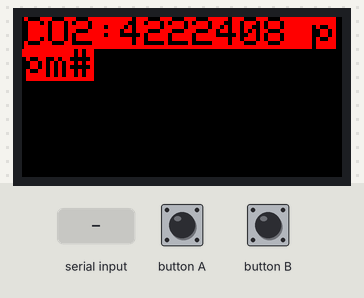
Simulated run of this sketch. Board: ESP32. On the bench: 160×80 colour display. Inputs (shaded band) come from the test bench.

Above: at 1.3 s.
1.4 s: "1" received over the second serial link
At 1.9 s:
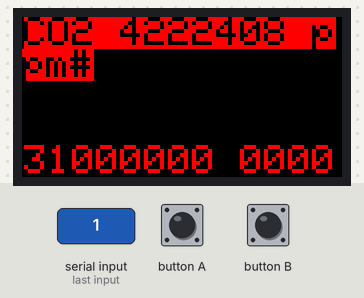
Timing chart, 0 to 4.4 s (numbered marks = the images above; inputs shaded):
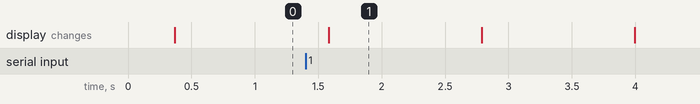

Measured:
- after the input at 1.4 s, the display: changes after 0.18 s (image 1)

The sketch:

m5stickc-co2-monitor.ino
```cpp
#include <M5StickC.h>

void calibrateSensor() {
  unsigned char cmd[] = {0xff, 0x01, 0x87, 0x00, 0x00, 0x00, 0x00, 0x00, 0x78};
  for (int i = 0; i < sizeof(cmd); i++) {
    Serial1.write(cmd[i]);
  }
}

int getSensorData() {
  int j = 0;
  int co2;
  static int buf[9];
  unsigned char cmd[] = {0xff, 0x01, 0x86, 0x00, 0x00, 0x00, 0x00, 0x00, 0x79};
  for (int i = 0; i < sizeof(cmd); i++) {
    Serial1.write(cmd[i]);
  }
  delay(200);
  while (Serial1.available() > 0) {
    int val = Serial1.read();
    buf[j++] = val;
    // print debug info
    M5.Lcd.setTextColor(RED, BLACK);
    M5.Lcd.setCursor(1, 64);
    M5.Lcd.printf("%02x%02x%02x%02x %02x%02x", buf[0], buf[1], buf[2], buf[3], buf[4], buf[8]);
    if (j == 9) {
      j = 0;
      if (buf[0] == 0xff && buf[1] == 0x86) {
        co2 = buf[2] * 256 + buf[3];
        break;
      }
    }
  }
  return co2;
}

void displayCo2(int co2) {
  static int flag = 0;
  // Display: CO2: 5000 ppm
  M5.Lcd.setCursor(1, 0);
  if (0 <= co2 && co2 < 1000) { // Normal
    M5.Lcd.setTextColor(BLACK, GREEN);
  } else if (1000 <= co2 && co2 < 2000) { // Poor concentration
    M5.Lcd.setTextColor(BLACK, YELLOW);
  } else if (2000 <= co2 && co2 < 3000) { // Headache
    M5.Lcd.setTextColor(BLACK, ORANGE);
  } else if (3000 <= co2) { // No concentration
    M5.Lcd.setTextColor(BLACK, RED);
  }
  if (flag == 0) {
    flag = 1;
    M5.Lcd.printf("CO2:%4d ppm%c", co2, '#');
  } else {
    flag = 0;
    M5.Lcd.printf("CO2 %4d ppm%c", co2, '#');
  }
}

#define SCREEN_WIDTH 160
void displayCo2History(int co2) {
  static int history_timer = 0;
  static int offset = 0;
  static int history_buf[SCREEN_WIDTH];
  if (history_timer++ >= 180) {
    history_timer = 0;
    history_buf[offset++] = co2;
    offset = offset % SCREEN_WIDTH;
    M5.Lcd.fillRect(0, 20, SCREEN_WIDTH, 40, BLACK);
    for (int x = 0; x < SCREEN_WIDTH; x++){
      int y = 59 - ( history_buf[(offset + x) % SCREEN_WIDTH]) / 50;
      M5.Lcd.drawPixel(x, y, WHITE);
    }
  }
}

void buttonOperation() {
  static int screen_timer = 10;
  // Wait 1 sec with button operation
  for (int i = 0; i < 10; i++) {
    // Home: screen brightness
    if (digitalRead(M5_BUTTON_HOME) == LOW) {
      // Brighten the screen
      screen_timer = 10;
      M5.Axp.ScreenBreath(10);
      while (digitalRead(M5_BUTTON_HOME) == LOW);
    }
    // Reset: calibration under CO2 400ppm condition
    if (digitalRead(M5_BUTTON_RST) == LOW) {
      calibrateSensor();
      while (digitalRead(M5_BUTTON_RST) == LOW);
    }
    delay(100); // ms
  }
  // Dim the screen
  if (screen_timer-- == 0) {
    screen_timer = 10;
    M5.Axp.ScreenBreath(7);
  }
}

void setup() {
  // put your setup code here, to run once:
  M5.begin();
  M5.Axp.ScreenBreath(10);
  M5.Lcd.setRotation(1);
  M5.Lcd.setTextSize(2);
  M5.Lcd.fillScreen(BLACK);
  // GND, 5V0, G26, G36(Tx), G00(Rx), BAT, 3V3, VIN
  Serial1.begin(9600, SERIAL_8N1, 36, 0);
}

void loop() {
  // put your main code here, to run repeatedly:
  int co2;
  co2 = getSensorData();
  displayCo2(co2);
  displayCo2History(co2);
  buttonOperation();
}
```
